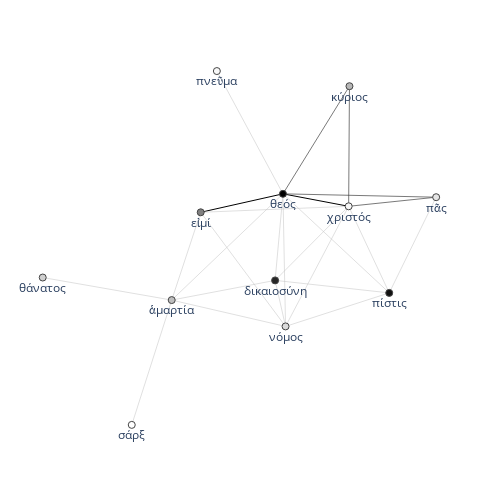

This figure's notebook cell:
### Code cell
G = authors_df[authors_df["author"].str.contains("Paul of")]["dikaiosyne_G_sents"].tolist()[0]
fig = textnet.draw_2d_network(G)
fig.show()

### Figure 1 — Plotly figure (JSON) as saved in the notebook; plotly's stock layout.template omitted (floating-point values rounded to 4 significant figures)
{"data": [{"line": {"color": "#000000", "width": 1}, "mode": "lines", "type": "scatter", "x": [0.1011, -0.2759, null, 0.1011, 0.4022, null], "y": [0.2074, 0.1228, null, 0.2074, 0.1502, null]}, {"line": {"color": "#404040", "width": 0.7}, "mode": "lines", "type": "scatter", "x": [0.4059, 0.1011, null, 0.4059, 0.4022, null, 0.1011, 0.8032, null, 0.8032, 0.4022, null], "y": [0.7008, 0.2074, null, 0.7008, 0.1502, null, 0.2074, 0.192, null, 0.192, 0.1502, null]}, {"line": {"color": "#C0C0C0", "width": 0.5}, "mode": "lines", "type": "scatter", "x": [0.5882, 0.0651, null, 0.5882, 0.1011, null, 0.5882, 0.8032, null, 0.5882, 0.113, null, 0.5882, 0.4022, null, 0.0651, 0.1011, null, 0.0651, -0.4088, null, 0.0651, 0.113, null, 0.0651, 0.4022, null, 0.1011, -0.2019, null, 0.1011, -0.4088, null, 0.1011, 0.113, null, -0.2759, -0.4088, null, -0.2759, 0.113, null, -0.2759, 0.4022, null, -1.0, -0.4088, null, -0.4088, 0.113, null, -0.4088, -0.5919, null, 0.113, 0.4022, null], "y": [-0.2465, -0.1893, null, -0.2465, 0.2074, null, -0.2465, 0.192, null, -0.2465, -0.4003, null, -0.2465, 0.1502, null, -0.1893, 0.2074, null, -0.1893, -0.2796, null, -0.1893, -0.4003, null, -0.1893, 0.1502, null, 0.2074, 0.7702, null, 0.2074, -0.2796, null, 0.2074, -0.4003, null, 0.1228, -0.2796, null, 0.1228, -0.4003, null, 0.1228, 0.1502, null, -0.1762, -0.2796, null, -0.2796, -0.4003, null, -0.2796, -0.8516, null, -0.4003, 0.1502, null]}, {"hoverinfo": "text", "hovertext": ["2", "5", "5", "9", "4", "1", "1", "3", "6", "6", "1", "7"], "marker": {"color": [19, 40, 37, 42, 26, 6, 15, 11, 18, 13, 4, 7], "colorbar": {"thickness": 15, "title": {"side": "right", "text": "degree"}, "xanchor": "left"}, "colorscale": [[0, "rgb(255,255,255)"], [0.125, "rgb(240,240,240)"], [0.25, "rgb(217,217,217)"], [0.375, "rgb(189,189,189)"], [0.5, "rgb(150,150,150)"], [0.625, "rgb(115,115,115)"], [0.75, "rgb(82,82,82)"], [0.875, "rgb(37,37,37)"], [1, "rgb(0,0,0)"]], "line": {"width": 1}, "showscale": false, "size": 7}, "mode": "markers+text", "text": ["κύριος", "πίστις", "δικαιοσύνη", "θεός", "εἰμί", "πνεῦμα", "θάνατος", "πᾶς", "ἁμαρτία", "νόμος", "σάρξ", "χριστός"], "textposition": "bottom center", "type": "scatter", "x": [0.4059, 0.5882, 0.0651, 0.1011, -0.2759, -0.2019, -1.0, 0.8032, -0.4088, 0.113, -0.5919, 0.4022], "y": [0.7008, -0.2465, -0.1893, 0.2074, 0.1228, 0.7702, -0.1762, 0.192, -0.2796, -0.4003, -0.8516, 0.1502]}, {"hoverinfo": "text", "marker": {"opacity": 0}, "mode": "markers", "opacity": 0, "text": ["71", "60", "26", "47", "23", "27", "38", "26", "13", "16", "16", "93", "50", "90", "23", "34", "148", "16", "36", "55", "17", "66", "29", "15", "25"], "type": "scatter", "x": [0.2535, 0.404, 0.3266, 0.3446, 0.6957, 0.3506, 0.4952, 0.08308, -0.1719, 0.08904, 0.2336, -0.08742, -0.05041, 0.4521, -0.1539, 0.107, 0.2516, -0.3424, -0.08146, 0.06313, -0.7044, 0.6027, -0.1479, -0.5004, 0.2576], "y": [0.4541, 0.4255, -0.2179, -0.01956, -0.02726, -0.3234, -0.04816, 0.009068, -0.2344, -0.2948, -0.01952, 0.1651, 0.4888, 0.1997, -0.03609, -0.09643, 0.1788, -0.07839, -0.1387, 0.1365, -0.2279, 0.1711, -0.3399, -0.5656, -0.125]}], "layout": {"autosize": false, "height": 500, "hovermode": "closest", "margin": {"b": 10, "l": 10, "r": 10, "t": 10}, "plot_bgcolor": "rgba(0,0,0,0)", "showlegend": false, "title": {"font": {"size": 16}}, "width": 500, "xaxis": {"range": [-1.15, 1.05], "showgrid": false, "showticklabels": false, "zeroline": false}, "yaxis": {"range": [-1.15, 1.05], "showgrid": false, "showticklabels": false, "zeroline": false}}}
